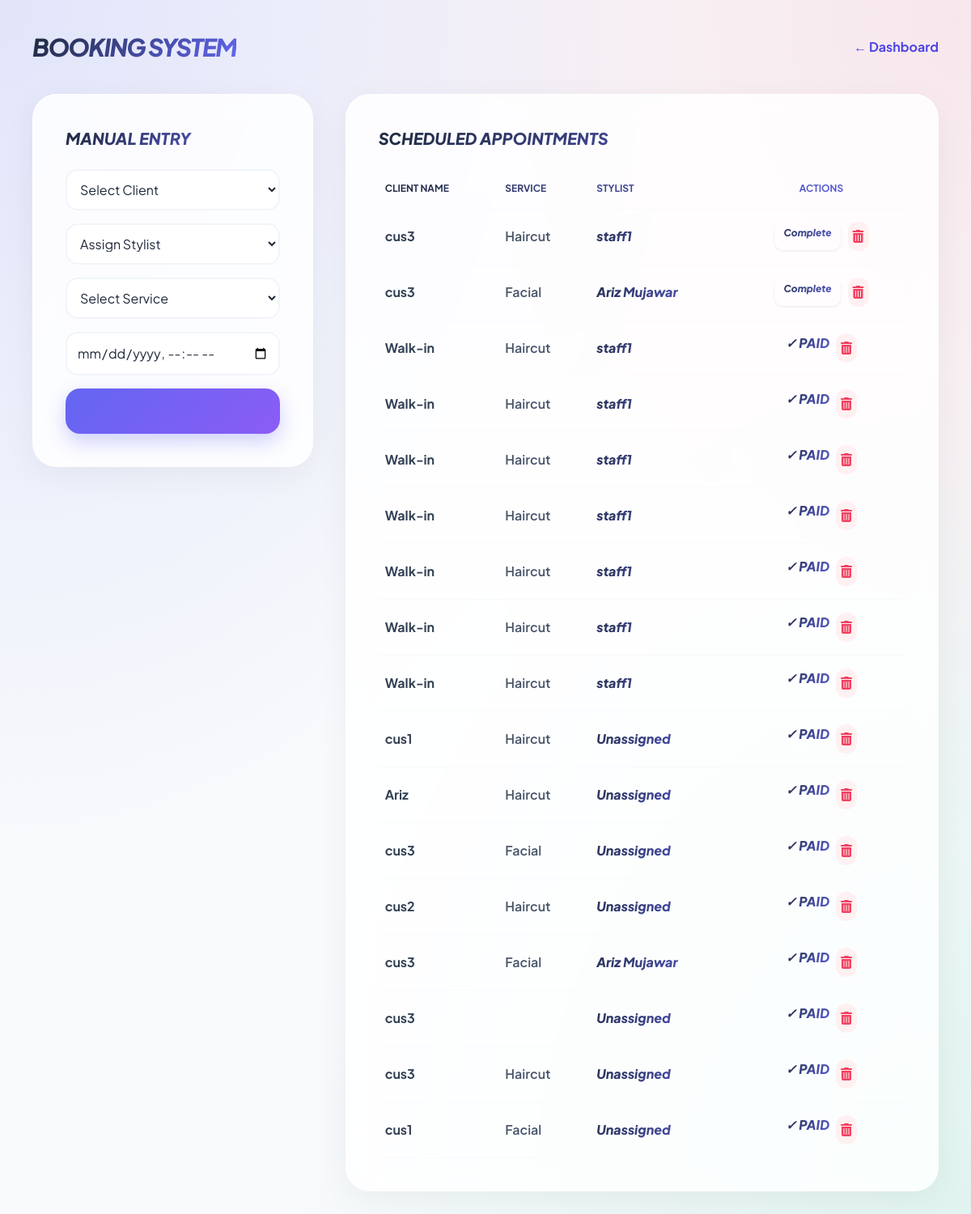
Screenshot of /booking_system.php (signed in) with the database file from the repository.
### tables this page shows
CREATE TABLE `appointments` (
  `id` int(11) NOT NULL,
  `client_id` int(11) DEFAULT NULL,
  `user_id` int(11) DEFAULT NULL,
  `service_id` int(11) DEFAULT NULL,
  `appointment_date` datetime DEFAULT NULL,
  `status` enum('scheduled','completed','cancelled') DEFAULT 'scheduled'
);

CREATE TABLE `services` (
  `id` int(11) NOT NULL,
  `service_name` varchar(100) DEFAULT NULL,
  `price` decimal(10,2) DEFAULT NULL
);

### booking_system.php (the view, shortened to what this page needs)
<?php
include 'db_config.php';
$all_bookings = $pdo->query("
    SELECT a.id, COALESCE(u_cust.name, CONCAT(c.first_name, ' ', c.last_name), 'Walk-in') AS client_display_name,
    COALESCE(u_staff.name, 'Unassigned') AS stylist_display_name, s.service_name, a.appointment_date, a.status
    FROM appointments a
    LEFT JOIN users u_staff ON a.user_id = u_staff.id AND u_staff.role != 'customer'
    LEFT JOIN users u_cust ON a.user_id = u_cust.id AND u_cust.role = 'customer'
    LEFT JOIN clients c ON a.client_id = c.id
    LEFT JOIN services s ON a.service_id = s.id
    ORDER BY a.appointment_date DESC
")->fetchAll();
?>
<!DOCTYPE html>
<html lang="en">
<head>
    <link rel="stylesheet" href="style.css"> <script src="https://cdn.tailwindcss.com"></script>
    <link href="https://cdnjs.cloudflare.com/ajax/libs/font-awesome/6.0.0/css/all.min.css" rel="stylesheet">
</head>
<body class="bg-slate-50 p-10 font-sans">
    <div class="max-w-7xl mx-auto">
        <div class="flex justify-between items-center mb-10">
            <h1 class="text-3xl font-black text-indigo-900 uppercase tracking-tighter italic">Booking System</h1>
            <a href="dashboard.php" class="text-indigo-600 font-bold hover:underline">← Dashboard</a>
        </div>
        <div class="grid lg:grid-cols-3 gap-10">
            <div class="bg-white p-8 rounded-3xl shadow-xl border border-slate-100 h-fit">
                <h2 class="text-xl font-bold mb-6 italic uppercase">Manual Entry</h2>
                <form method="POST" action="process_booking.php" class="space-y-4">
                    <select name="client_id" class="w-full bg-slate-50 p-4 rounded-2xl outline-none" required>
                        <option value="">Select Client</option>
                    </select>
                    <select name="stylist_id" class="w-full bg-slate-50 p-4 rounded-2xl outline-none" required>
                        <option value="">Assign Stylist</option>
                    </select>
                    <select name="service_id" class="w-full bg-slate-50 p-4 rounded-2xl outline-none" required>
                        <option value="">Select Service</option>
                    </select>
                    <input type="datetime-local" name="date" class="w-full bg-slate-50 p-4 rounded-2xl outline-none" required>
                    <button type="submit" class="w-full bg-indigo-600 text-white py-4 rounded-2xl font-black shadow-lg uppercase italic">Confirm Booking</button>
                </form>
            </div>
            <div class="lg:col-span-2 bg-white p-8 rounded-3xl shadow-xl border border-slate-100">
                <h2 class="text-xl font-bold mb-6 italic uppercase">Scheduled Appointments</h2>
                <div class="overflow-x-auto">
                    <table class="w-full text-left">
                        <thead>
                            <tr class="text-slate-400 text-xs uppercase border-b border-slate-50 font-black">
                                <th class="py-4 px-2">Client Name</th>
                                <th class="py-4 px-2">Service</th>
                                <th class="py-4 px-2">Stylist</th>
                                <th class="py-4 px-2 text-center">Actions</th>
                            </tr>
                        </thead>
                        <tbody>
                            <?php foreach($all_bookings as $b): ?>
                            <tr class="border-b border-slate-50 hover:bg-slate-50 transition">
                                <td class="py-4 px-2 font-bold text-slate-700"><?php echo htmlspecialchars($b['client_display_name']); ?></td>
                                <td class="py-4 px-2 text-slate-600"><?php echo htmlspecialchars($b['service_name']); ?></td>
                                <td class="py-4 px-2 text-indigo-600 font-black italic"><?php echo htmlspecialchars($b['stylist_display_name']); ?></td>
                                <td class="py-4 px-2 flex justify-center gap-2">
                                    <?php if(strtoupper($b['status']) == 'COMPLETED' || strtoupper($b['status']) == 'PAID'): ?>
                                        <span class="text-emerald-500 font-black italic">✓ PAID</span>
                                    <?php else: ?>
                                        <a href="?complete_id=<?php echo $b['id']; ?>" class="bg-indigo-500 text-white px-3 py-1.5 rounded-xl text-xs font-black italic hover:bg-indigo-600 shadow-sm transition">Complete</a>
                                    <?php endif; ?>
                                    <a href="?delete_id=<?php echo $b['id']; ?>" onclick="return confirm('Delete this booking?')" class="bg-rose-50 text-rose-500 p-1.5 rounded-xl hover:bg-rose-500 hover:text-white transition">
                                        <i class="fa fa-trash-alt"></i>
                                    </a>
                                </td>
                            </tr>
                            <?php endforeach; ?>
                        </tbody>
                    </table>
                </div>
            </div>
        </div>
    </div>
</body>
</html>

### style.css (style rules this page uses)
:root { --accent: #6366f1; --glass: rgba(255, 255, 255, 0.85); --text-dark: #1e293b; --text-bright: #ffffff; }
body { font-family: 'Plus Jakarta Sans', sans-serif !important; margin: 0; min-height: 100vh; background: linear-gradient(135deg, #fdfcfb 0%, #e2d1c3 100%); background-image: radial-gradient(at 0% 0%, rgba(99, 102, 241, 0.15) 0px, transparent 50%), radial-gradient(at 100% 0%, rgba(244, 63, 94, 0.1) 0px, transparent 50%), radial-gradient(at 100% 100%, rgba(16, 185, 129, 0.1) 0px, transparent 50%); background-attachment: fixed; animation: meshMove 15s ease infinite alternate; }
.bg-white, main section, .grid > div, aside, .card { background: var(--glass) !important; backdrop-filter: blur(15px) saturate(150%) !important; -webkit-backdrop-filter: blur(15px) saturate(150%) !important; border: 1px solid rgba(255, 255, 255, 0.5) !important; border-radius: 30px !important; box-shadow: 0 10px 40px rgba(0, 0, 0, 0.05) !important; padding: 2.5rem !important; transition: all 0.4s cubic-bezier(0.175, 0.885, 0.32, 1.275); animation: fadeIn 0.8s ease-out; }
h1, h2, h3, .font-black { color: var(--text-dark) !important; background: linear-gradient(135deg, #1e293b 0%, #6366f1 100%); -webkit-background-clip: text; -webkit-text-fill-color: transparent; font-weight: 900 !important; }
p, label, .text-slate-600 { color: #475569 !important; font-weight: 600; }
button, .bg-indigo-600, .bg-rose-600 { background: linear-gradient(135deg, #6366f1, #8b5cf6) !important; color: white !important; border: none !important; padding: 1rem 2.5rem !important; border-radius: 18px !important; font-weight: 800 !important; text-transform: uppercase; letter-spacing: 1px; box-shadow: 0 10px 25px rgba(99, 102, 241, 0.3) !important; transition: 0.3s; }
input, select { background: white !important; border: 2px solid #f1f5f9 !important; border-radius: 15px !important; color: var(--text-dark) !important; padding: 12px !important; }

### rows the page displays
appointments: client_display_name "cus3", service.service_name "Haircut", stylist_display_name "staff1"
appointments: client_display_name "cus3", service.service_name "Facial", stylist_display_name "Ariz Mujawar"
appointments: client_display_name "Walk-in", service.service_name "Haircut", stylist_display_name "staff1", status "✓ PAID"
appointments: client_display_name "Walk-in", service.service_name "Haircut", stylist_display_name "staff1", status "✓ PAID"
appointments: client_display_name "Walk-in", service.service_name "Haircut", stylist_display_name "staff1", status "✓ PAID"
appointments: client_display_name "Walk-in", service.service_name "Haircut", stylist_display_name "staff1", status "✓ PAID"
appointments: client_display_name "Walk-in", service.service_name "Haircut", stylist_display_name "staff1", status "✓ PAID"
appointments: client_display_name "Walk-in", service.service_name "Haircut", stylist_display_name "staff1", status "✓ PAID"
appointments: client_display_name "Walk-in", service.service_name "Haircut", stylist_display_name "staff1", status "✓ PAID"
appointments: client_display_name "cus1", service.service_name "Haircut", stylist_display_name "Unassigned", status "✓ PAID"
appointments: client_display_name "Ariz", service.service_name "Haircut", stylist_display_name "Unassigned", status "✓ PAID"
appointments: client_display_name "cus3", service.service_name "Facial", stylist_display_name "Unassigned", status "✓ PAID"
appointments: client_display_name "cus2", service.service_name "Haircut", stylist_display_name "Unassigned", status "✓ PAID"
appointments: client_display_name "cus3", service.service_name "Facial", stylist_display_name "Ariz Mujawar", status "✓ PAID"
appointments: client_display_name "cus3", stylist_display_name "Unassigned", status "✓ PAID"
appointments: client_display_name "cus3", service.service_name "Haircut", stylist_display_name "Unassigned", status "✓ PAID"
appointments: client_display_name "cus1", service.service_name "Facial", stylist_display_name "Unassigned", status "✓ PAID"
